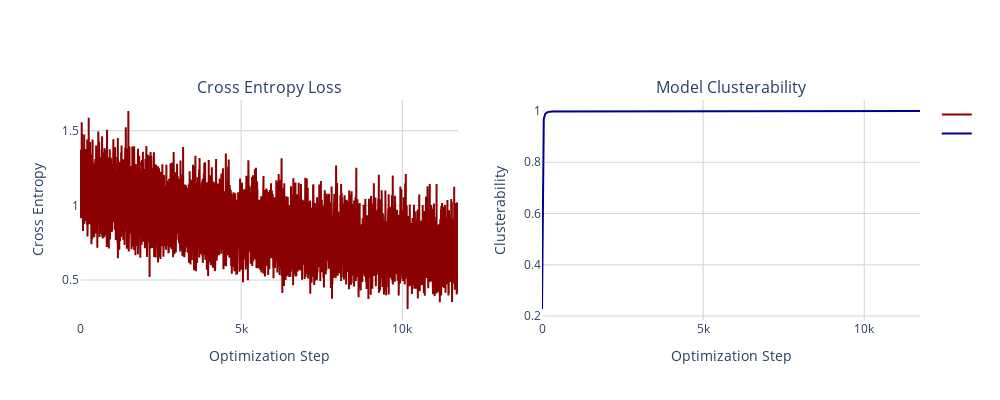

Notebook code for this chart:
### Code cell
# plot the two losses on side by side plots
fig = make_subplots(rows=1, cols=2, subplot_titles=('Cross Entropy Loss', 'Model Clusterability'))
fig.add_trace(go.Scatter(y=ce_losses, mode='lines', name='', line=dict(color='darkred', width=2)), row=1, col=1)
fig.add_trace(go.Scatter(y=cluster_losses, mode='lines', name='', line=dict(color='darkblue', width=2)), row=1, col=2)
fig.update_layout({'plot_bgcolor': 'rgba(255, 255, 255, 1)',})
# show fine grid lines on both axes on both subplots
fig.update_xaxes(showgrid=True, gridwidth=1, gridcolor='LightGray', row=1, col=1)
fig.update_yaxes(showgrid=True, gridwidth=1, gridcolor='LightGray', row=1, col=1)
fig.update_xaxes(showgrid=True, gridwidth=1, gridcolor='LightGray', row=1, col=2)
fig.update_yaxes(showgrid=True, gridwidth=1, gridcolor='LightGray', row=1, col=2)

fig.update_xaxes(title_text='Optimization Step', row=1, col=1)
fig.update_yaxes(title_text='Cross Entropy', row=1, col=1)
fig.update_xaxes(title_text='Optimization Step', row=1, col=2)
fig.update_yaxes(title_text='Clusterability', row=1, col=2)
fig.update_layout(width=1000, height=400, autosize=False)
fig.show()

### Figure 1 — Plotly figure (JSON) as saved in the notebook; plotly's stock layout.template omitted (floating-point values rounded to 4 significant figures; data arrays with more than 128 entries replaced by an {"elided": "..."} marker saying what was removed)
{"data": [{"line": {"color": "darkred", "width": 2}, "mode": "lines", "name": "", "type": "scatter", "xaxis": "x", "y": {"elided": "11730 float values"}, "yaxis": "y"}, {"line": {"color": "darkblue", "width": 2}, "mode": "lines", "name": "", "type": "scatter", "xaxis": "x2", "y": {"elided": "11730 float values"}, "yaxis": "y2"}], "layout": {"annotations": [{"font": {"size": 16}, "showarrow": false, "text": "Cross Entropy Loss", "x": 0.225, "xanchor": "center", "xref": "paper", "y": 1, "yanchor": "bottom", "yref": "paper"}, {"font": {"size": 16}, "showarrow": false, "text": "Model Clusterability", "x": 0.775, "xanchor": "center", "xref": "paper", "y": 1, "yanchor": "bottom", "yref": "paper"}], "autosize": false, "height": 400, "plot_bgcolor": "rgba(255, 255, 255, 1)", "width": 1000, "xaxis": {"anchor": "y", "domain": [0, 0.45], "gridcolor": "LightGray", "gridwidth": 1, "showgrid": true, "title": {"text": "Optimization Step"}}, "xaxis2": {"anchor": "y2", "domain": [0.55, 1], "gridcolor": "LightGray", "gridwidth": 1, "showgrid": true, "title": {"text": "Optimization Step"}}, "yaxis": {"anchor": "x", "domain": [0, 1], "gridcolor": "LightGray", "gridwidth": 1, "showgrid": true, "title": {"text": "Cross Entropy"}}, "yaxis2": {"anchor": "x2", "domain": [0, 1], "gridcolor": "LightGray", "gridwidth": 1, "showgrid": true, "title": {"text": "Clusterability"}}}}
